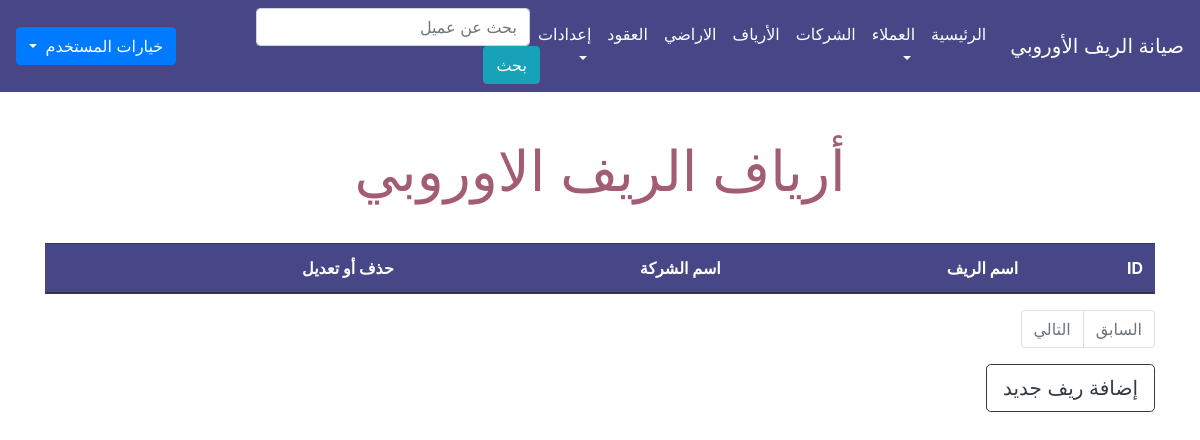
The page /reefs.php (signed in) on the database as committed earlier.
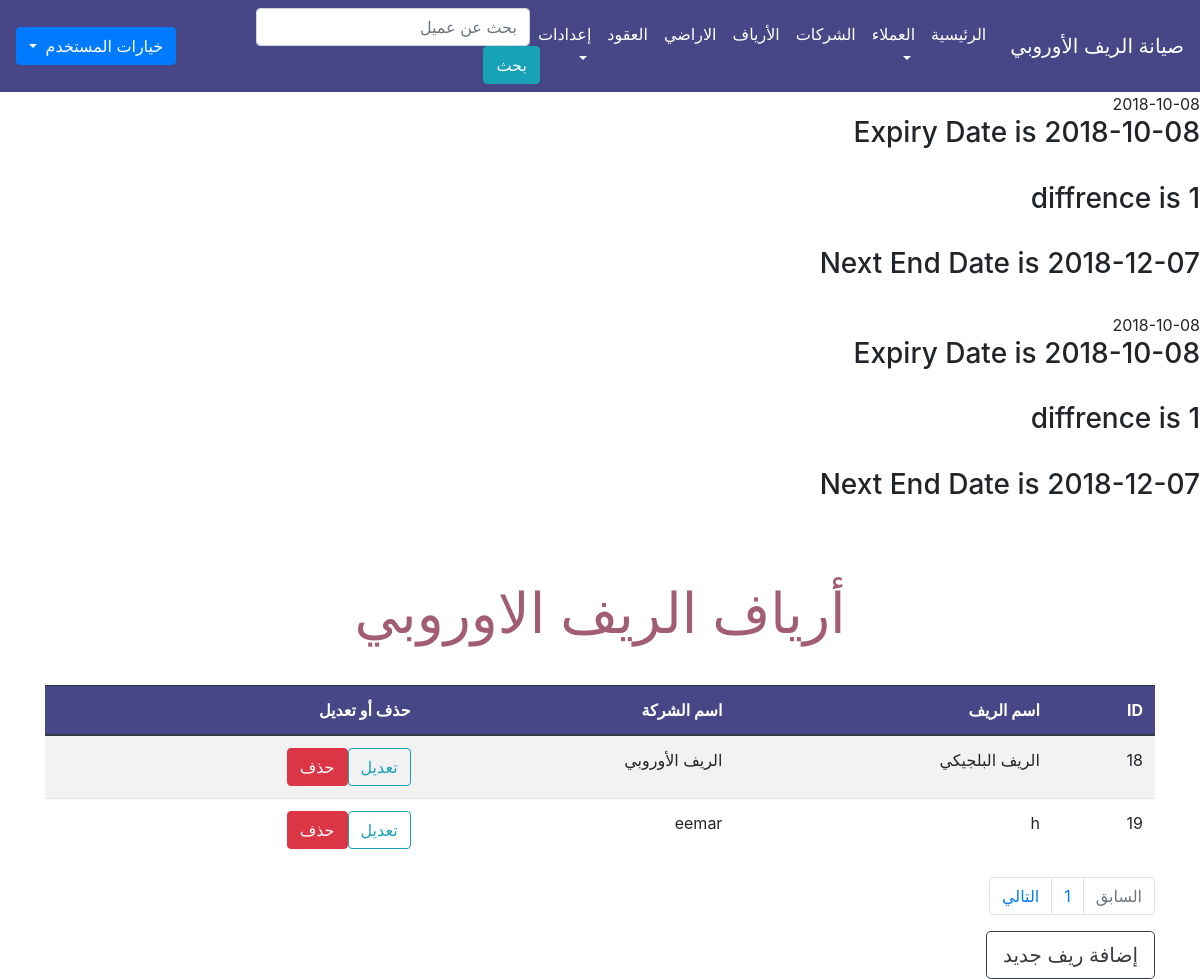
The same page on the database as committed later.
### tables this page shows
CREATE TABLE `maint` (
  `maint_id` int(11) NOT NULL,
  `contract_id` int(11) NOT NULL,
  `balance` int(255) NOT NULL,
  `start_date` date NOT NULL,
  `end_date` date NOT NULL,
  `billed_to_date` date NOT NULL,
  `maint_fee` int(11) NOT NULL DEFAULT '750'
);

CREATE TABLE `reefs` (
  `reef_id` int(11) NOT NULL,
  `company_id` int(11) NOT NULL,
  `reef_name` varchar(100) NOT NULL
);

CREATE TABLE `company` (
  `company_id` int(11) NOT NULL,
  `company_name` varchar(150) NOT NULL
);

### reefs.php (the view, shortened to what this page needs)
<?php
if (isset($_SESSION['username'])) {
    include 'init.php';
    echo '<div class="container">';
    if (isset($_GET['action'])) {
        $action = $_GET['action'];
    } else {
        $action = "Manage";
    }
        if ($action == 'Manage') {
        $limit = 4;
        $stmt = $db->prepare("SELECT * FROM reefs");
        $stmt->execute();
        $total_result = $stmt->rowCount();
        $total_pages = ceil($total_result/$limit);
        if(!isset($_GET['page'])) {
            $page = 1;
        } else {
            $page = $_GET['page'];
        }
        $starting_limit = ($page-1)*$limit;
        $show = "SELECT * FROM reefs ORDER BY reef_id ASC LIMIT $starting_limit, $limit";
        $rows = $db->prepare($show);
        $rows->execute();
        echo '<h1 class="page-title text-center"> أرياف الريف الاوروبي </h1>';
        ?>
        <table class="table table-striped table-hover ">
            <thead class="thead-dark">
                <tr>
                    <th>
                        ID
                    </th>
                    <th>
                        اسم الريف
                    </th>
                    <th>
                        اسم الشركة
                    </th>
                    <th>
                        حذف أو تعديل
                    </th>
                </tr>
            </thead>
            <tbody>
                <?php
                    foreach($rows as $row) {
                        $stmt = $db->prepare('SELECT * FROM company WHERE company_id = ? LIMIT 1');
                        $stmt->execute(array($row['company_id']));
                        $company = $stmt->fetch();
                        echo '<tr>';
                            echo '<td>' . $row['reef_id'] .  '</td><td>' . $row['reef_name'] . '</td><td>' . $company['company_name'] .
                            '</td><td><a href="?action=Edit&id=' . $row['reef_id'] . '" class="btn btn-outline-info">تعديل</a><a href="?action=Delete&id=' . $row['reef_id'] . '" class="btn btn-danger confirm"> حذف</a></td>';
                        echo '</tr>';
                    }
                ?>
            </tbody>
        </table>
        <nav aria-label="Page navigation example">
            <ul class="pagination">
            <?php $past_page = $_GET['page'] - 1;
                if ($past_page < 1) {
                    $past_page = 1;
                    $past_page_status = 'disabled';
                }
            ?>
                <li class="page-item <?php echo $past_page_status; ?>">
                    <a href='<?php echo "?page=$past_page"; ?>' class="page-link">السابق
                    </a>
                </li>
                <?php
                for ($page=1; $page <= $total_pages ; $page++):?>
                <li class="page-item">
                    <a href='<?php echo "?page=$page"; ?>' class="page-link <?php if ($_GET['page'] == $page) { echo 'current';} ?>"><?php  echo $page; ?>
                    </a>
                </li>
            <?php endfor; ?>
            <?php $next_page = $_GET['page'] + 1;
                if ($next_page > $total_pages) {
                    $next_page = $_GET['page'];
                    $next_page_status = 'disabled';
                }
            ?>
                <li class="page-item  <?php echo $next_page_status; ?>">
                    <a href='<?php echo "?page=$next_page"; ?>' class="page-link">التالي
                    </a>
                </li>
            </ul>
        </nav>
        <a href="?action=Add" class="btn btn-outline-dark btn-lg">إضافة ريف جديد</a>
        <?php
        include $tbl . 'footer.php';
        }
} else {
    header('Location: index.php');
    exit();
}?>

### init.php (shortened to what this page needs)
<?php
include 'db.php';
$tbl = "includes/";
include $tbl . 'header.php';
if (!isset($noNavbar)) {
    include $tbl . 'nav.php';
}
$stmtC = $db->prepare('SELECT contracts.contract_id , contracts.total_space, maint.balance, maint.start_date, maint.end_date, maint.maint_fee
 FROM contracts
INNER JOIN maint on contracts.contract_id = maint.contract_id');
$stmtC->execute();
$rows = $stmtC->fetchAll();
$curDate = date('Y-m-d');
foreach ($rows as $row) {
    echo $row['start_date'];
    $expDate = $row['start_date'];
    echo '<h3>Expiry Date is ' . $expDate . '</h3><br>';
    if ($expDate < $curDate) {
         $d = (int)abs((strtotime($curDate) - strtotime($expDate))/(60*60*24*30));;
        echo '<h3> diffrence is ' . $d . '</h3><br>';
        if ($d > 0) {
            $start_date_ = $curDate;
            $end_date_ = date("Y-m-d", strtotime(date("Y-m-d", strtotime($start_date_)). "next month"));
            echo '<h3> Next End Date is ' . $end_date_ . '</h3><br>';
        }
    } else {
    }
}

Rows that differ between the two databases and show on the page:
added maint: start_date "2018-10-08", start_date "1", end_date_ "2018-12-07"
added maint: start_date "2018-10-08", start_date "1", end_date_ "2018-12-07"
added reefs: reef_id "18", reef_name "الريف البلجيكي", company.company_name "الريف الأوروبي"
added reefs: reef_id "19", reef_name "h", company.company_name "eemar"
Other text that changed with them:
new list line: "1"
